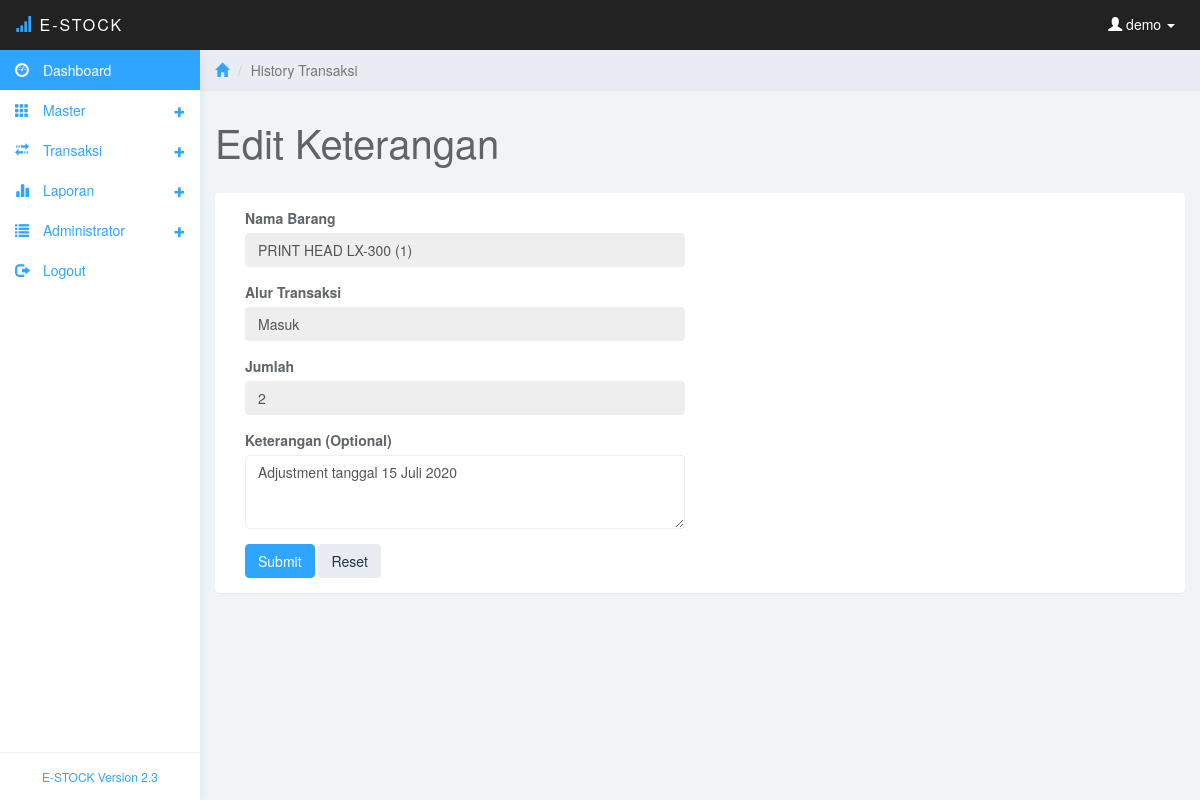
The page /edit-transaksi.php?idt=17&idb=20 (signed in) on the database its author committed.
### tables this page shows
CREATE TABLE `barang` (
  `id_barang` int(11) NOT NULL,
  `nama_barang` varchar(50) NOT NULL,
  `satuan` varchar(10) NOT NULL,
  `harga_beli` int(11) NOT NULL,
  `harga_jual` int(11) NOT NULL
);

CREATE TABLE `transaksi` (
  `id_transaksi` int(11) NOT NULL,
  `tgl_transaksi` date NOT NULL,
  `jenis_transaksi` varchar(6) NOT NULL,
  `id_barang` int(11) NOT NULL,
  `id_gudang` int(11) NOT NULL,
  `no_do` varchar(50) NOT NULL,
  `jumlah` int(11) NOT NULL,
  `keterangan` varchar(100) NOT NULL
);

### edit-transaksi.php (the view, shortened to what this page needs)
<?php
include ("koneksi/koneksi.php");
$pengguna=$_SESSION['username'];
function antiInjections($link,$string) {
    $string = stripslashes($string);
    $string = strip_tags($string);
    $string = mysqli_real_escape_string($link,$string);
    return $string;
}
?>
<!DOCTYPE html>
<html>
<head>
<link href="css/bootstrap.min.css" rel="stylesheet">
<link href="css/datepicker3.css" rel="stylesheet">
<link href="css/styles.css" rel="stylesheet">
</head>
<body>
	<nav class="navbar navbar-inverse navbar-fixed-top" role="navigation">
		<div class="container-fluid">
			<div class="navbar-header">
				<a class="navbar-brand" href="#"><span class="glyphicon glyphicon-signal"></span> E-Stock<span></span></a>
				<ul class="user-menu">
					<li class="dropdown pull-right">
						<a href="#" class="dropdown-toggle" data-toggle="dropdown"><span class="glyphicon glyphicon-user"></span>
						<?php
						echo " $pengguna";
						?>
						<span class="caret"></span></a>
					</li>
				</ul>
			</div>
		</div>
	</nav>
	<?php
	include("menu.php");
	?>
	<div class="col-sm-9 col-sm-offset-3 col-lg-10 col-lg-offset-2 main">
		<div class="row">
			<ol class="breadcrumb">
				<li><a href="#"><span class="glyphicon glyphicon-home"></span></a></li>
				<li class="active">History Transaksi</li>
			</ol>
		</div>
		<div class="row">
			<div class="col-lg-12">
				<h1 class="page-header">Edit Keterangan</h1>
			</div>
		</div>
		<div class="row">
			<div class="col-lg-12">
				<div class="panel panel-default">
					<div class="panel-body">
						<div class="col-md-6">
							<form role="form" action="update-transaksi.php" method="post">
								<?php
								$idb=antiInjections($con,$_GET['idb']);
								$sqlbrg="select * from barang where id_barang='$idb'";
								$qrbrg=mysqli_query($con,$sqlbrg);
								$dtbrg=mysqli_fetch_array($qrbrg);
								$idt=$_GET['idt'];
								$sqltrx="select * from transaksi where id_transaksi='$idt'";
								$qrtrx=mysqli_query($con,$sqltrx);
								$dttrx=mysqli_fetch_array($qrtrx);
								echo '
								<input type="hidden" name="idtransaksi" value="'.$idt.'">
								<div class="form-group">
									<label>Nama Barang</label>
									<input class="form-control" name="barang" value="'.$dtbrg['nama_barang'].'" readonly>
								</div>
								<div class="form-group">
									<label>Alur Transaksi</label>
									<input class="form-control" name="alur" value="'.$dttrx['jenis_transaksi'].'" readonly>
								</div>
								<div class="form-group">
									<label>Jumlah</label>
									<input class="form-control" name="jumlah" value="'.$dttrx['jumlah'].'" readonly>
								</div>
								<div class="form-group">
									<label>Keterangan (Optional)</label>
									<textarea class="form-control" rows="3" name="ket">'.$dttrx['keterangan'].'</textarea>
								</div>';
								?>
								<button type="submit" class="btn btn-primary">Submit</button>
								<button type="reset" class="btn btn-default">Reset</button>
							</div>
					</div>
				</div>
			</div>
		</div>
	</div>
</body>
</html>

### css/styles.css (style rules this page uses)
body { background: #f1f4f7; padding-top: 50px; color: #5f6468; }
a, a:hover, a:focus { color: #30a5ff; }
h1, h2, h3, h4, h5, h6 { color: #5f6468; }
h1 { font-weight: 300; font-size: 40px; }
.form-control { border: 1px solid #eee; box-shadow: none; }
.navbar-header .navbar-brand { color: #fff; font-size: 16px; text-transform: uppercase; font-weight: 500; letter-spacing: 2px; }
.navbar-header .navbar-brand span { color: #30a5ff; }
.btn-default, .btn-default:hover, .btn-default:focus, .btn-default:active, .btn-default.active, .open > .dropdown-toggle.btn-default, .btn-default.disabled, .btn-default[disabled], fieldset[disabled] .btn-default, .btn-default.disabled:hover, .btn-default[disabled]:hover, fieldset[disabled] .btn-default:hover, .btn-default.disabled:focus, .btn-default[disabled]:focus, fieldset[disabled] .btn-default:focus, .btn-default.disabled:active, .btn-default[disabled]:active, fieldset[disabled] .btn-default:active, .btn-default.disabled.active, .btn-default[disabled].active, fieldset[disabled] .btn-default.active { background-color: #e9ecf2; border-color: #e9ecf2; color: #1b3548; }
.btn-primary, .btn-primary:hover, .btn-primary:focus, .btn-primary:active, .btn-primary.active, .open > .dropdown-toggle.btn-primary, .btn-primary.disabled, .btn-primary[disabled], fieldset[disabled] .btn-primary, .btn-primary.disabled:hover, .btn-primary[disabled]:hover, fieldset[disabled] .btn-primary:hover, .btn-primary.disabled:focus, .btn-primary[disabled]:focus, fieldset[disabled] .btn-primary:focus, .btn-primary.disabled:active, .btn-primary[disabled]:active, fieldset[disabled] .btn-primary:active, .btn-primary.disabled.active, .btn-primary[disabled].active, fieldset[disabled] .btn-primary.active { background-color: #30a5ff; border-color: #30a5ff; }
.panel { border: 0; }
.navbar { border: 0; }
.user-menu { display: inline-block; margin-top: 14px; margin-right: 10px; float: right; list-style: none; padding: 0; }
.user-menu a { color: #fff; }
@media (min-width: 768px) { .navbar-header { width: 100%; } }
.breadcrumb { border-radius: 0; padding: 10px 15px; background: #e9ecf2; box-shadow: 0 1px 1px rgba(0, 0, 0, .05); margin: 0 ; }
h1.page-header { margin-top: 30px; border-bottom: 0; }

### rows shown on the page
barang: barang "PRINT HEAD LX-300 (1)"
transaksi: alur "Masuk", jumlah "2", ket "Adjustment tanggal 15 Juli 2020"

### other values the page prints
$pengguna "demo"
